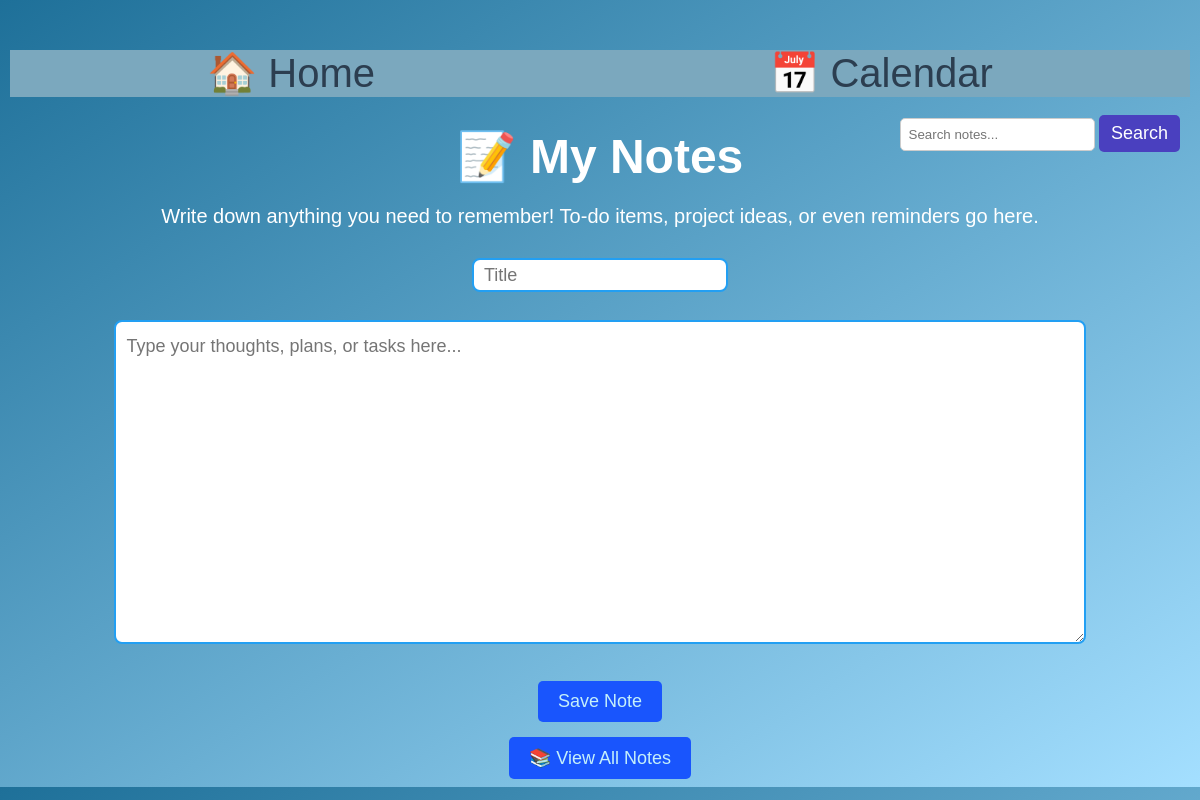
The page /api/notes?id=1 (signed in) on the database as committed earlier.
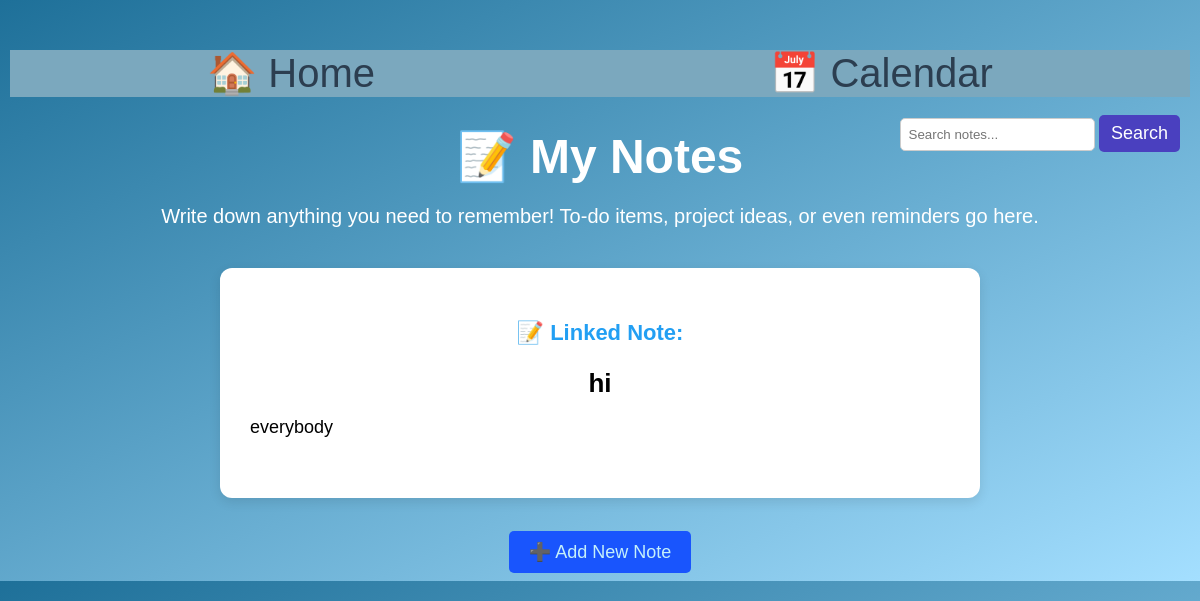
The same page on the database as committed later.
### models/note.py (models this page shows, shortened)
class Note(db.Model):
    __tablename__ = "notes"
    id = mapped_column(Integer, primary_key=True)
    title = mapped_column(String)
    content = mapped_column(Text)
    items = relationship('Item', back_populates='note')

### routes/api.py (the view, shortened to what this page needs)
@api_bp.route("/notes", methods=["GET", "POST"])
def notes_view():
    saved_title = saved_note = None
    note = None
    if "user" not in session:
        return redirect(url_for("api.home"))
    note_id = request.args.get("id")
    if note_id:
        try:
            note = db.session.get(Note, note_id)
            return render_template("notes.html", note=note)
        except (ValueError, TypeError):
            flash("Invalid note ID", "error")
            return redirect(url_for("api.notes_view"))

### templates/notes.html (shortened to what this page needs)
<!DOCTYPE html>
<html lang="en">
<head>
    <link rel="stylesheet" href="{{ url_for('static', filename='notes.css') }}">
</head>
<body>
  <nav>
        <ul>
          <li><a href="{{ url_for('api.home') }}">🏠 Home</a></li>
          <li><a href="{{ url_for('api.calendar_view') }}">📅 Calendar</a></li>
        </ul>
    </nav>
    <div class="search-bar">
        <form method="get" action="{{ url_for('api.notes_results') }}">
            <input type="text" name="search" placeholder="Search notes..." value="{{ query or '' }}">
            <button type="submit"> Search</button>
        </form>
        <br>
        </div>
    <h1>📝 My Notes</h1>
    <p>Write down anything you need to remember! To-do items, project ideas, or even reminders go here.</p>
    {% if note %}
      <div class="note-display">
          <h3 class="note-label">📝 Linked Note:</h3>
          <h2 class="note-title-text">{{ note.title }}</h2>
          <p class="note-content-text">{{ note.content }}</p>
      </div>
      <br>
      <a href="{{ url_for('api.notes_view') }}">
          <button class="view-notes-btn">➕ Add New Note</button>
      </a>
{% else %}
    <form method="POST" novalidate>
        <input class="note-title" name="title" placeholder="Title"><br><br>
        <textarea class="note-content" name="note" placeholder="Type your thoughts, plans, or tasks here..."></textarea><br><br>
        <button type="submit">Save Note</button>
    </form>
<a href="{{ url_for('api.all_notes') }}">
    <button class="view-notes-btn">📚 View All Notes</button>
</a>
{% endif %}
</body>
</html>

### static/notes.css (style rules this page uses)
body { font-family: Arial, sans-serif; background: linear-gradient(to bottom right, #1e7099, #a4dfff); color: white; text-align: center; margin-top: 50px; }
h1 { text-align: center; font-size: 48px; margin-bottom: 10px; font-family: Arial, sans-serif; }
p { font-size: 20px; margin-bottom: 30px; font-family: Arial, sans-serif; }
button { font-size: 18px; margin-top: 15px; padding: 10px 20px; border: none; background-color: #7BA8BE; color:#c5f0fa ; cursor: pointer; border-radius: 5px; font-family: Arial, sans-serif; }
.note-display { margin-top: 40px; background-color: #fff; color: #000; padding: 20px; border-radius: 10px; width: 80%; margin-left: auto; margin-right: auto; box-shadow: 0 0 10px rgba(0,0,0,0.2); font-family: Arial, sans-serif; }
ul { list-style: none; margin: 0 2px; padding: 0; display: flex; justify-content: space-around; background-color: #7BA8BE; font-family: Arial, sans-serif; }
a { text-decoration: none; font-family: Arial, sans-serif; color: #2C3E50; }
nav { font-size: 40px; font-family: Arial, sans-serif; }
button { font-size: 18px; margin-top: 15px; padding: 10px 20px; border: none; background-color: rgb(25, 85, 253); color: #c5f0fa; cursor: pointer; border-radius: 5px; }
.note-display { margin-top: 40px; background-color: #ffffff; color: #000000; padding: 30px; border-radius: 12px; width: 85%; max-width: 700px; margin-left: auto; margin-right: auto; box-shadow: 0 4px 12px rgba(0, 0, 0, 0.1); text-align: center; }
.note-display strong, .note-label { font-size: 22px; color: #229ff3; }
.note-title-text { font-size: 26px; margin-bottom: 15px; color: #000000; }
.note-content-text { font-size: 18px; text-align: left; white-space: pre-wrap; }
.search-bar { position: absolute; top: 100px; right: 20px; font-family: Arial, sans-serif; }
.search-bar input { padding: 8px; border-radius: 5px; border: 1px solid #ccc; }
.search-bar button { padding: 8px 12px; border-radius: 5px; background-color: #4a40bf; color: white; border: none; cursor: pointer; }

Rows that differ between the two databases and show on the page:
added Note: title "hi", content "everybody"
Other text that changed with them:
text no longer shown: "Save Note 📚 View All Notes"
text now shown: "📝 Linked Note: ➕ Add New Note"
